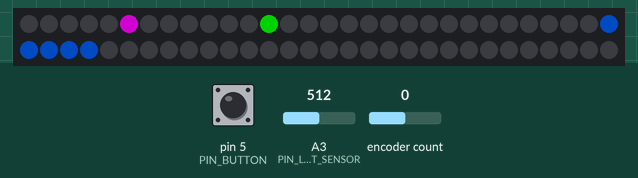
Bench run of a sketch on a simulated Arduino Nano, built with avr-gcc and run on an emulated ATmega328P. On the bench: 60 RGB LEDs in strip order, left to right, continuing on the next row. Inputs (shaded band) come from the test bench; at power-on: pin 5 (PIN_BUTTON) HIGH, A3 (PIN_LIGHT_SENSOR) = 512, encoder count 0. Dim RGB values are drawn brighter than linear; the local clock reads 2024-03-15 10:24:30 at power-on unless the sketch sets it; what the sketch prints to the serial monitor is not drawn.

Above: at 1.2 s.
1.3 s: pin 5 (PIN_BUTTON) pulled LOW for 1 s
At 2.52 s:
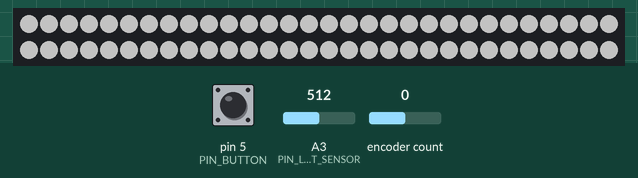
2.9 s: A3 (PIN_LIGHT_SENSOR) set to 1023
4.7 s: encoder count set to 1
At 5.2 s:
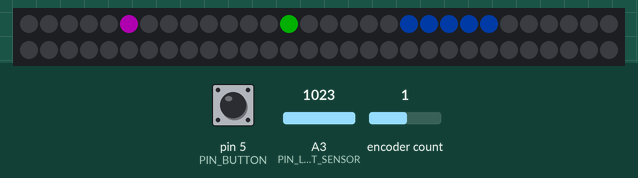

The sketch:

ArduinoMakerClock60.ino
```cpp
/**************************************************************************
  FHNW Maker Studio - Maker Clock

  file:   ArduinoMakerClock60.ino
  author: Simon Burkhardt (github.com/mnemocron)
  date:   2018.09.15

  Mit dem Arduino Nano, 60 NeoPixel LEDs und der DS1307 Real Time Clock
  Basirend auf den Library Beispielen zu RTClib.h / Encoder.h / OneButton.h
  und der alten MakerClock Software

  Folgende Libraries müssen zusätzlich installiert sein:
  - RTClib.h
  - Encoder.h
  - OneButton.h
  - Adafruit_NeoPixel.h

  Weitere Informationen zur MakerClock:
  makerstudio.fhnw.ch
  github.com/fhnw-makerstudio

 **************************************************************************
*/

// Bibliotheken einbinden
#include <Wire.h>         // für die Kommunikation mit dem DS1307 Chip
#include <RTClib.h>       // für die Ansteuerung des DS1307 Chips
#include <Encoder.h>      // für den Encoder Knopf
#include <OneButton.h>
#include <Adafruit_NeoPixel.h>  // für die LEDs

#ifdef __AVR__            //
#include <avr/power.h>    // wird für die LEDs benötigt
#endif                    //

// Pins definieren
// Dreh-Encoder Pins
#define PIN_ENCODER_A      3         // Interrupt Pin
#define PIN_ENCODER_B      4         // Interrupt Pin
#define PIN_BUTTON         5
#define PIN_LIGHT_SENSOR   3

//Die zwei LEDs auf der Frontseite:
#define LED1 A1
#define LED2 A2

// LED Einstellungen
#define PIN_LED     6  // LEDs sind am Pin D6 angeschlossen
#define NUM_PIXELS 60  // Anzahl LEDs = 60
#define LED_OFFSET 41  // Anpassung der Ausrichtung an das Gehäuse (Uhr drehen)

// Die Breite des Stundenzeigers (nur ungerade Zahlen)
#define BREITE_ZEIGER_STUNDEN 5

// Objekte erzeugen
RTC_DS1307 rtc;
Adafruit_NeoPixel pixels = Adafruit_NeoPixel(NUM_PIXELS, PIN_LED, NEO_GRB + NEO_KHZ800);
Encoder drehknopf(PIN_ENCODER_A, PIN_ENCODER_B);
OneButton knopf(PIN_BUTTON, true);   // pin, lowactive = true

/**************************************************************************/
// FARBEN DEFINIEREN
#define RED           pixels.Color(225,0,0)
#define GREEN         pixels.Color(0,255,0)
#define BLUE          pixels.Color(0,0,255)
#define PURPLE        pixels.Color(255,5,255)
#define LIGHT_RED     pixels.Color(150,0,0)
#define LIGHT_WHITE   pixels.Color(205,205,65)
#define LIGHT_BLUE    pixels.Color(0,58,238)
#define DARK_BLUE     pixels.Color(0, 71, 186)
// Hier kann man neue Farben definieren:
// Im Internet nach einem "hex color picker" suchen und die Farbe wählen
#define MEINE_FARBE   0x50AB00
// Oder selber Farben mischen:
// pixels.Color (ROT-Anteil, GRÜN-Anteil, BLAU-Anteil)
// 0 = dunkel / 255 = hell
#define MEINE_FARBE_2 pixels.Color(55, 0, 80)

// FARBEN FÜR DIE ZEIGER AUSWÄHLEN
// In den Klammern unten können 3 Farben für die Zeiger aus den Farben von
// oben gewählt werden.
// Tipp: Im Programm können die Farben dynamisch geändert werden
//       z.B. eine eigene Farbe für den Nachmittag oder während der Nacht
uint32_t farbeZeigerStunde  = (DARK_BLUE);
uint32_t farbeZeigerMinute  = (PURPLE);
uint32_t farbeZeigerSekunde = (GREEN);
/**************************************************************************/

// Modus Definitionen
#define MODUS_UHR_NORMAL      0
#define MODUS_ZEIT_EINSTELLEN 1
#define SUBMODUS_STUNDE  0
#define SUBMODUS_MINUTE  1
#define SUBMODUS_SEKUNDE 2

#define ENTPRELL_ZEIT 50

float brightnessFilter = 0;
long encoderPositionOld  = 0;
int modus = MODUS_UHR_NORMAL;
int submodus = SUBMODUS_STUNDE;
int button_counter = 0;
int time_h, time_m, time_s;
int neue_stunde, neue_minute, neue_sekunde;

/**************************************************************************/
void setup () {
  Serial.begin(9600);     // Serielle Kommunikation starten
  Wire.begin();           // I2C Kommunikation zur DS1307 Clock starten
  rtc.begin();            // DS1307 Clock starten
  pixels.begin();         // LEDs Starten

  // Pin Modes setzen
  pinMode(PIN_ENCODER_A, INPUT_PULLUP);
  pinMode(PIN_ENCODER_B, INPUT_PULLUP);
  pinMode(PIN_BUTTON, INPUT_PULLUP);
  pinMode(PIN_LED, OUTPUT);

  // Lichtsensor einlesen
  int brightness = analogRead(PIN_LIGHT_SENSOR);

  // Die Variablen __DATE__ und __TIME__ beinhaltet das Datum + Zeit
  // im Moment des Kompilierens. Damit wird die Uhr beim Programmieren
  // gleich auf die richtige Zeit eingestellt
  if (! rtc.isrunning()) {
    Serial.println("RTC is NOT running!");
    // following line sets the RTC to the date & time this sketch was compiled
    rtc.adjust(DateTime(F(__DATE__), F(__TIME__)));
  }

  knopf.attachDuringLongPress(buttonLongPressFunktion); // Lang-Drück-Funktion anhängen
  knopf.attachClick(buttonClickFunktion);               // Kurz-Drück-Funktion anhängen

  pixels.show();                      // Alle LEDs ausgeschaltet
  pixels.setBrightness(brightness);   // Helligkeit einstellen
  Serial.println("MakerClock");
}

/**************************************************************************/
// Endlosschleife
void loop () {
  int delta_t = 0;
  long encoderPositionNew;
  DateTime theTime;
  switch(modus){
    /************************************/
    case MODUS_UHR_NORMAL:
      theTime = rtc.now();        // neue Zeit von der DS1307 Clock holen
      time_s = theTime.second();  // get seconds
      time_m = theTime.minute();  // get minutes
      time_h = theTime.hour();    // get hours
      if(time_m == 0){
        volleStundeAnimation(time_h);       // Animation für Kuckucksuhr
      }
      setClock(time_h, time_m, time_s);   // Uhrzeit anzeigen
      break;
    /************************************/
    case MODUS_ZEIT_EINSTELLEN:
      delta_t = 0;
      encoderPositionNew = drehknopf.read();
      delta_t = (-(encoderPositionNew - encoderPositionOld))/2;   // der Encoder generiert 2 Ticks pro Step
      encoderPositionOld = encoderPositionNew;
      switch(submodus){
        case SUBMODUS_STUNDE:
          neue_stunde += delta_t;
          break;
        case SUBMODUS_MINUTE:
          neue_minute += delta_t;
          break;
        case SUBMODUS_SEKUNDE:
          neue_sekunde += delta_t;
          break;
        default:
          modus = MODUS_UHR_NORMAL;
      }
      setClock(neue_stunde, neue_minute, neue_sekunde);
      break;
    /************************************/
    default:
      modus = MODUS_UHR_NORMAL;
  }

  knopf.tick();                   // knopf abfragen
  delay(ENTPRELL_ZEIT);           // 0.05 Sekunden warten
}


/**************************************************************************/
// Animation zur vollen Stunde
// wie eine Kuckucksuhr
void volleStundeAnimation(int stunde){
  // SELBER MACHEN    ;)
  // zum Beispiel auch: Farbwechsel der Zeiger in den Morgenstunden...
  // folgende Farbvariablen stehen zum Ändern zur Auswahl
  // farbeZeigerStunde  =
  // farbeZeigerMinute  =
  // farbeZeigerSekunde =

}

/**************************************************************************/
// Animation zum Wechsel in den Zeit-Einstell-Modus
void modusWechselAnimation(){
  // ANPASSBAR ;)
  for(int j = 0; j < NUM_PIXELS; j++){
    pixels.setPixelColor(j, 128, 128, 128);
  }
  pixels.show();
  delay(200);
  pixels.clear();
  delay(200);
}

/**************************************************************************/
// Animation zum Bestätigen der neu eingestellten Uhrzeit
void zeitSpeichernAnimation(){
  // ANPASSBAR ;)
  for(int i = 0; i < 128; i++){
    for(int j = 0; j < NUM_PIXELS; j++){
      pixels.setPixelColor(j, i, i*2, 0);
    }
    pixels.show();
    delay(1);
  }
  for(int i = 0; i < 128; i++){
    for(int j = 0; j < NUM_PIXELS; j++){
      pixels.setPixelColor(j, (128-i)/2, (128-i)*2, 0);  // es leuchtet grün
    }
    pixels.show();
    delay(1);
  }
}

/**************************************************************************/
// Animation beim Einstellen der Zeit
void clickAnimation(){
  // ANPASSBAR ;)
  for(int i = 0; i < 128; i++){
    for(int j = 0; j < NUM_PIXELS; j++){
      pixels.setPixelColor(j, i, i, i);
    }
    pixels.show();
    delay(1);
  }
}

/**************************************************************************/
// Wenn der Knopf lange gedrückt wurde
void buttonLongPressFunktion(){
  modusWechselAnimation();
  modus = MODUS_ZEIT_EINSTELLEN;
  submodus = SUBMODUS_STUNDE;
  neue_stunde = time_h;
  neue_minute = time_m;
  neue_sekunde = time_s;
}

/**************************************************************************/
// Wenn der Knopf nur kurz gedrückt wurde
void buttonClickFunktion(){
  if(modus == MODUS_ZEIT_EINSTELLEN){
    submodus ++;
    if(submodus == (SUBMODUS_SEKUNDE + 1)){
      zeitSpeichernAnimation();
      DateTime now = rtc.now();
      rtc.adjust(DateTime(now.year(), now.month(), now.day(), neue_stunde, neue_minute, neue_sekunde));
    } else {
      clickAnimation();
    }
  }
}

/**************************************************************************/
// Uhrzeit auf den LEDs anzeigen
void setClock(int zeit_h, int zeit_m, int zeit_s){
  pixels.clear();
  // Stundenzeiger
  int i = 0;
  do{
    pixels.setPixelColor(((zeit_h + NUM_PIXELS) * 5 + LED_OFFSET+i) % NUM_PIXELS, farbeZeigerStunde);
    pixels.setPixelColor(((zeit_h + NUM_PIXELS) * 5 + LED_OFFSET-i) % NUM_PIXELS, farbeZeigerStunde);
    i++;
  }while(i <= (BREITE_ZEIGER_STUNDEN/2));
  // Minutenzeiger
  pixels.setPixelColor((zeit_m + LED_OFFSET) % NUM_PIXELS, farbeZeigerMinute);
  // Sekundenzeiger
  pixels.setPixelColor((zeit_s + LED_OFFSET) % NUM_PIXELS, farbeZeigerSekunde);

  // Helligkeit überprüfen
  brightnessFilter = (29 * brightnessFilter + getBright()) / 30; // Moving Average Filter
  pixels.setBrightness(brightnessFilter);   // Helligkeit einstellen
  pixels.show();                            // LEDs aktualisieren
}


/**************************************************************************/
// Helligkeit abfragen
// *_* this is where some magic happens ??
int getBright() {
  signed int bright = 0;
  bright = analogRead(PIN_LIGHT_SENSOR);
  if (bright >= 512) {
    bright = (234 - (bright - 512) / 2);
  }
  else {
    bright = 255;
  }
  if (bright < 3) {
    bright = 3;
  }
  return bright;
}
```
